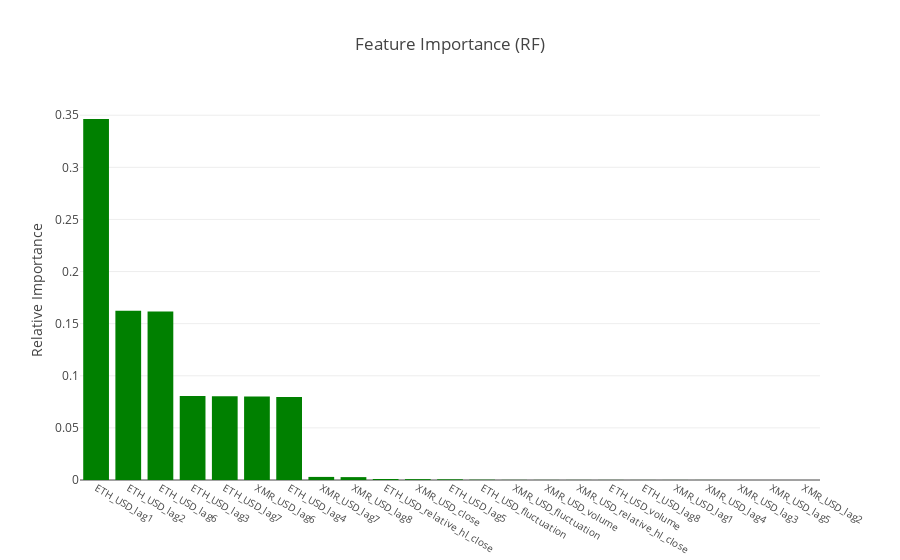

The cell this chart's notebook holds for it:
### Code cell
# Examine feature importances.
features = train_df.copy().drop(target, axis=1).columns
importances = rfr.feature_importances_
indices = np.argsort(importances)

trace = go.Bar(
    x=features[indices],
    y=importances[indices],
    marker = dict(color='green')
)

data=[trace]

# Edit the layout, then plot!
layout = dict(title = 'Feature Importance (RF)',
              yaxis = dict(title = 'Relative Importance'),
              xaxis = dict(autorange='reversed',
                           tickfont=dict(size=10))
              )

fig = dict(data=data, layout=layout)
iplot(fig, filename='importance')

### Figure 1 — Plotly figure (JSON) as saved in the notebook; plotly's stock layout.template omitted (floating-point values rounded to 4 significant figures)
{"data": [{"marker": {"color": "green"}, "type": "bar", "x": ["XMR_USD_lag2", "XMR_USD_lag5", "XMR_USD_lag3", "XMR_USD_lag4", "XMR_USD_lag1", "ETH_USD_lag8", "ETH_USD_volume", "XMR_USD_relative_hl_close", "XMR_USD_volume", "XMR_USD_fluctuation", "ETH_USD_fluctuation", "ETH_USD_lag5", "XMR_USD_close", "ETH_USD_relative_hl_close", "XMR_USD_lag8", "XMR_USD_lag7", "ETH_USD_lag4", "XMR_USD_lag6", "ETH_USD_lag7", "ETH_USD_lag3", "ETH_USD_lag6", "ETH_USD_lag2", "ETH_USD_lag1"], "y": [8.146e-06, 8.82e-06, 2.507e-05, 4.044e-05, 4.708e-05, 4.991e-05, 7.518e-05, 8.073e-05, 8.469e-05, 0.0001128, 0.000277, 0.0006388, 0.0008174, 0.0009518, 0.002771, 0.00296, 0.07959, 0.08016, 0.0803, 0.08054, 0.1618, 0.1623, 0.3464]}], "layout": {"title": "Feature Importance (RF)", "xaxis": {"autorange": "reversed", "tickfont": {"size": 10}}, "yaxis": {"title": "Relative Importance"}}}
